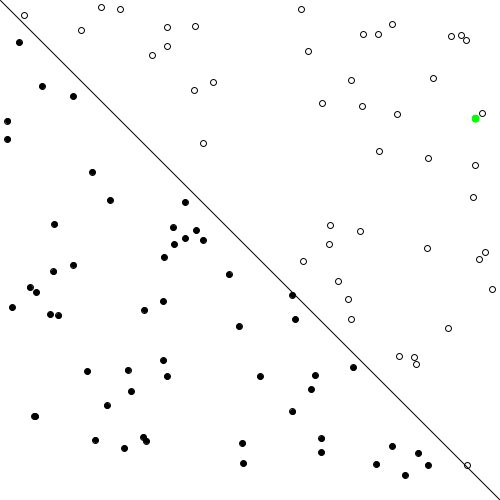
Frame 1 (no input)
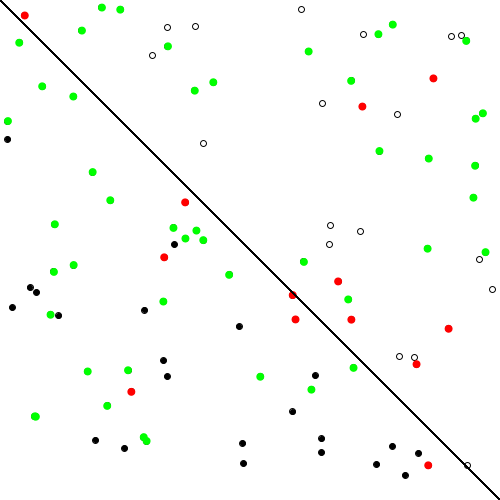
Frame 60 (the mouse pressed at the canvas centre just before this capture)
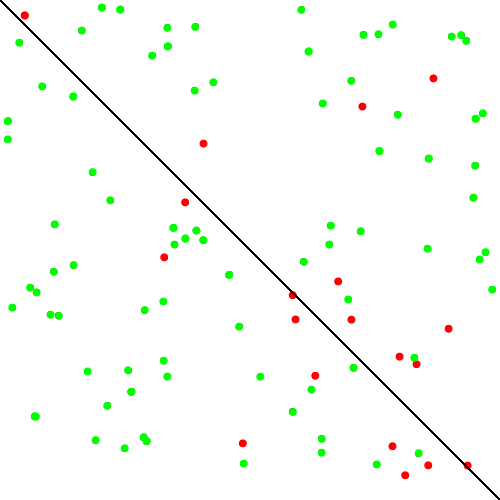
Frame 120 (the mouse held since frame 60 and released just before this capture)

The Processing sketch that drew these frames (run headless with seeded random() and noise(); from frame 60 on, the mouse is pressed at the canvas centre):

// Processing sketch: toy_perceptron
// ── toy_perceptron.pde
Perceptron p;
Point[] points = new Point[100];
int pointIndex = 0;

void setup() {
  size(500, 500);
  background(255);
  p = new Perceptron();
  
  for (int i = 0; i < points.length; i++){
    points[i] = new Point();
    points[i].show();
  }
  
  // displays our perceptrons guess (untrained)
  float[] inputs = {-1, 0.5};
  int guess = p.guess(inputs);
  println(guess);
}

void draw(){
  stroke(0);
  line(0, 0, width, height);

  //trains the perceptron one point at a time
  Point pt = points[pointIndex];
  float[] inputs = {pt.x, pt.y};
  int target = pt.label;
  int guess = p.guess(inputs);
  p.train(inputs, target);
    
  //colours the points green or red depending on if they have been classified correctly or incorrectly
  if (guess == target) {
    fill(0, 255, 0);
  } else {
    fill(255, 0, 0);
  }
  noStroke();
  ellipse(pt.x, pt.y, 8, 8);
  
  // Deals with incrementing and resetting the pointIndex. The point index refers to the current point being trained.
  pointIndex++;
  if (pointIndex >= points.length){
    pointIndex = 0;
  }
}


//// trains all points at one
//void mousePressed(){
//  //goes through every point training them
//  for (Point pt: points) {
//    float[] inputs = {pt.x, pt.y};
//    int target = pt.label;
//    int guess = p.guess(inputs);
//    p.train(inputs, target);
    
//    //colours the points green or red depending on if they have been classified correctly or incorrectly
//    if (guess == target) {
//      fill(0, 255, 0);
//    } else {
//      fill(255, 0, 0);
//    }
//    noStroke();
//    ellipse(pt.x, pt.y, 8, 8);
//  }
//}

// ── Perceptron.pde
// this is the transfer function
int sign(float n){
  if (n >= 0) {
    return 1;
  }
  
  return -1;
}

class Perceptron {
  // Initialise an array of two weights
  float[] weights = new float[2];
  float learning_rate = 0.1;
  
  // Constructor
  Perceptron(){
    // Initialises all weights as a random value between -1 and 1
    for (int i = 0; i < weights.length; i++){
      weights[i] = random(-1, 1);
    }  
  }
  
  // The guess function perfoms the activation
  int guess(float[] inputs){
    float sum = 0;
    for (int i = 0; i < weights.length; i++){
      sum += inputs[i] * weights[i];
    }
    
    int output = sign(sum);
    return output;
  }
  
  // trains the perceptron
  void train(float[] inputs, int target) {
    int guess = guess(inputs);
    int error = target - guess;
    
    // tuning all of the weights
    for (int i = 0; i < weights.length; i++){
      weights[i] += error * inputs[i] * learning_rate;
    }
    
  }
  
}

// ── Training.pde
class Point {
  float x;
  float y;
  //label represents the point's classification
  int label;
  
  // constructor
  Point(){
    x = random(width);
    y = random(height);
    
    if (x > y){
      label = 1;
    } else {
      label = -1;
    }
  }
  
  // display the points onto the canvas
  void show() {
    stroke(0);
    if (label == 1){
      fill(255);
    } else {
      fill(0);
    }
    
    ellipse(x,y, 6, 6);   
  }
  
}
